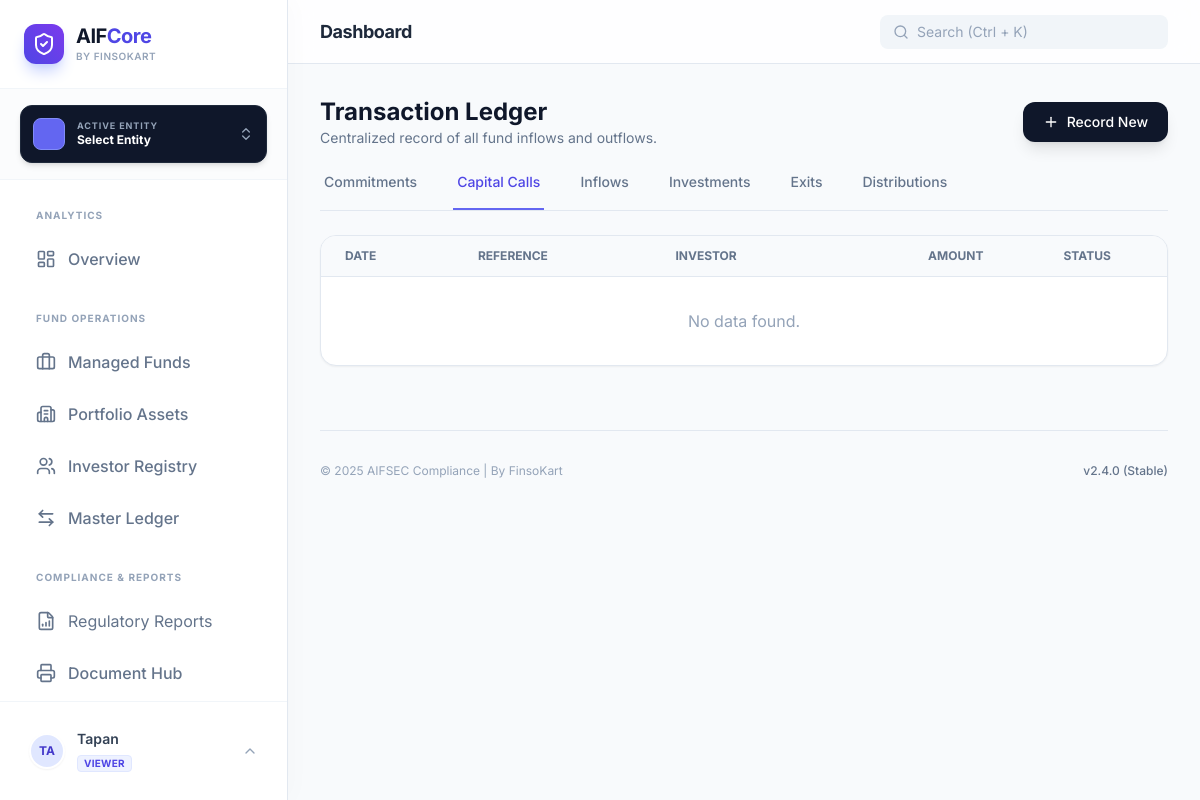
Page /portal/transactions/ (signed in) on the earlier database version.
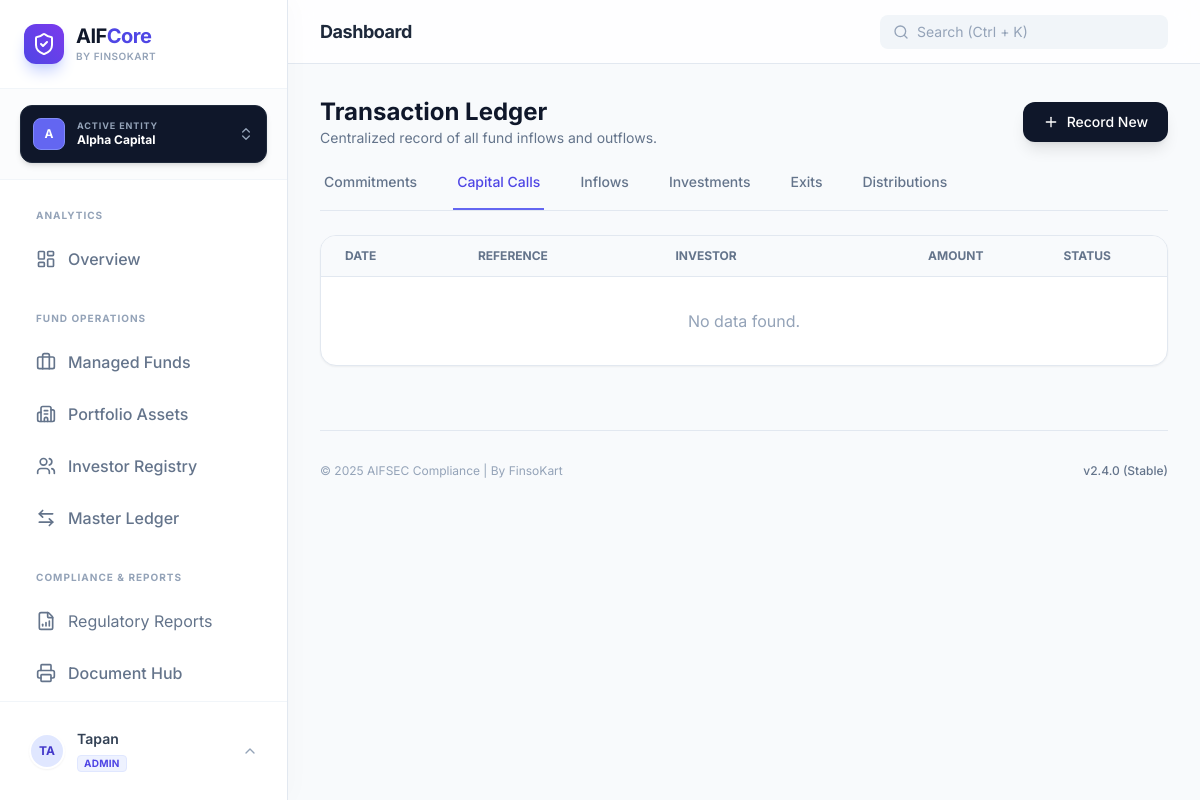
Same page on the later database version.
### manager_entities/models.py (models this page shows, shortened)
class ManagerEntity(models.Model):
    name = models.CharField(max_length=255, unique=True)
    sebi_manager_registration_no = models.CharField(max_length=64, blank=True, null=True)
    cin = models.CharField(max_length=21, blank=True, null=True)
    pan = models.CharField(max_length=10, blank=True, null=True)
    gstin = models.CharField(max_length=15, blank=True, null=True)
    registered_address = models.TextField(blank=True, null=True)
    contact_email = models.EmailField(blank=True, null=True)
    contact_phone = models.CharField(max_length=20, blank=True, null=True)
    created_at = models.DateTimeField(auto_now_add=True)
    class Meta:
        ordering = ["name"]
        verbose_name = "Manager Entity"
        verbose_name_plural = "Manager Entities"

class EntityMembership(models.Model):
    ROLE_CHOICES = [
        ('ADMIN', 'Super Admin'),     # Can manage team and all fund data
        ('MANAGER', 'Fund Manager'),  # Can record transactions
        ('COMPLIANCE', 'Officer'),    # Read-only + Reporting access
    ]
    user = models.ForeignKey(User, on_delete=models.CASCADE, related_name='memberships')
    entity = models.ForeignKey(ManagerEntity, on_delete=models.CASCADE, related_name='members')
    role = models.CharField(max_length=20, choices=ROLE_CHOICES, default='MANAGER')
    is_active_selection = models.BooleanField(default=False) # Helper for session defaults
    class Meta:
        unique_together = ('user', 'entity') # One user, one role per entity

### manager_entities/context.py (called while the page is built)
def active_manager_processor(request):
    if not request.user.is_authenticated:
        return {}
    memberships = EntityMembership.objects.filter(user=request.user).select_related('entity')
    active_id = request.session.get('active_entity_id')
    active_membership = None
    if active_id:
        active_membership = memberships.filter(entity_id=active_id).first()
    if not active_membership and memberships.exists():
        active_membership = memberships.first()
        request.session['active_entity_id'] = active_membership.entity.id
    return {
        'active_manager': active_membership.entity if active_membership else None,
        'user_role': active_membership.role if active_membership else None,
        'available_managers': [m.entity for m in memberships]
    }

### templates/transactions/transactions_list.html (shortened to what the changed rows need)
{% extends 'base.html' %}
{% load humanize %}
{% block content %}
<div x-data="{ activeTab: 'calls' }">
    <div class="flex flex-col md:flex-row md:items-center justify-between gap-4 mb-6">
        <div>
            <h1 class="text-2xl font-bold text-slate-900">Transaction Ledger</h1>
        </div>
    </div>
    <div x-show="activeTab === 'calls'" style="display: none;">
        <div class="bg-white rounded-2xl border border-slate-200 shadow-sm overflow-hidden">
            <table class="w-full text-left">
                <thead class="bg-slate-50 border-b border-slate-200 text-xs font-bold text-slate-500 uppercase">
                    <tr>
                        <th class="px-6 py-3">Date</th>
                        <th class="px-6 py-3">Reference</th>
                        <th class="px-6 py-3">Investor</th>
                        <th class="px-6 py-3 text-right">Amount</th>
                        <th class="px-6 py-3 text-center">Status</th>
                    </tr>
                </thead>
            </table>
        </div>
    </div>
</div>
{% endblock %}

### templates/base.html (shortened to what the changed rows need)
<!DOCTYPE html>
<html lang="en">
<head>
    <script src="https://cdn.tailwindcss.com"></script>
</head>
<body class="text-slate-900 antialiased selection:bg-indigo-100 selection:text-indigo-700">
    <div class="flex h-screen overflow-hidden">
        <aside class="w-72 bg-white border-r border-slate-200 flex flex-col z-20 shadow-[4px_0_24px_rgba(0,0,0,0.02)] h-screen">
            <div class="p-6 border-b border-slate-100 flex items-center gap-3">
                <div>
                    <h1 class="font-bold text-xl tracking-tight text-slate-900 leading-tight">AIF<span class="text-indigo-600">Core</span></h1>
                </div>
            </div>
            <div class="px-5 py-4 border-b border-slate-100 bg-slate-50/50" x-data="{ switchOpen: false }">
                <div class="relative">
                    <button @click="switchOpen = !switchOpen" class="w-full flex items-center justify-between p-3 bg-slate-900 text-white rounded-xl shadow-md hover:bg-slate-800 transition-all group border border-slate-800">
                        <div class="flex items-center gap-3 overflow-hidden">
                            <div class="w-8 h-8 rounded-lg bg-indigo-500 flex items-center justify-center font-bold text-xs shrink-0 border border-indigo-400">
                                {{ active_manager.name|slice:":1"|upper }}
                            </div>
                            <div class="text-left overflow-hidden">
                                <p class="text-[9px] font-bold text-slate-400 uppercase tracking-widest leading-none mb-0.5">Active Entity</p>
                                <p class="text-xs font-bold truncate text-white w-28">{{ active_manager.name|default:"Select Entity" }}</p>
                            </div>
                        </div>
                    </button>
                </div>
            </div>
            <div class="p-4 border-t border-slate-100 mt-auto">
                <div x-data="{ open: false }" class="relative">
                    <button @click="open = !open" class="w-full flex items-center gap-3 px-3 py-2.5 rounded-xl hover:bg-slate-50 border border-transparent hover:border-slate-200 transition-all text-left group">
                        <div class="flex-1 overflow-hidden">
                            <p class="text-sm font-semibold text-slate-700 group-hover:text-slate-900 truncate">{{ user.username }}</p>
                            <p class="text-[10px] text-indigo-600 font-bold uppercase tracking-wide bg-indigo-50 px-1.5 rounded inline-block mt-0.5 border border-indigo-100">
                                {{ user_role|default:"Viewer" }}
                            </p>
                        </div>
                    </button>
                </div>
            </div>
        </aside>
        <main class="flex-1 flex flex-col h-screen overflow-hidden bg-[#f8fafc]">
            <header class="h-16 bg-white/80 backdrop-blur-md border-b border-slate-200 flex items-center justify-between px-8 z-10 sticky top-0">
                <div class="flex items-center gap-4">
                    <h2 class="text-lg font-bold text-slate-800 tracking-tight">{% block page_title %}Dashboard{% endblock %}</h2>
                </div>
            </header>
            <section class="flex-1 overflow-y-auto p-8 scroll-smooth">
                {% block content %}{% endblock %}
            </section>
        </main>
    </div>
</body>
</html>

Differences in the rows shown:
added ManagerEntity: name "A", name "Alpha Capital"
added EntityMembership: role "ADMIN"
Other differences:
{{ active_manager.name|default:"Select Entity" }}: "Select Entity" → (not shown)
{{ user_role|default:"Viewer" }}: "VIEWER" → (not shown)
